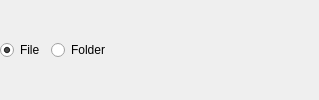
<?xml version="1.0" encoding="UTF-8"?>
<ui version="4.0">
 <class>FileOrFolder</class>
 <widget class="QWidget" name="FileOrFolder">
  <property name="windowTitle">
   <string notr="true"/>
  </property>
  <layout class="QHBoxLayout" name="horizontalLayout">
   <property name="margin">
    <number>0</number>
   </property>
   <item>
    <widget class="QRadioButton" name="isFile">
     <property name="text">
      <string>File</string>
     </property>
     <property name="checked">
      <bool>true</bool>
     </property>
    </widget>
   </item>
   <item>
    <widget class="QRadioButton" name="isFolder">
     <property name="text">
      <string>Folder</string>
     </property>
    </widget>
   </item>
   <item>
    <spacer name="horizontalSpacer">
     <property name="orientation">
      <enum>Qt::Horizontal</enum>
     </property>
     <property name="sizeHint" stdset="0">
      <size>
       <width>209</width>
       <height>20</height>
      </size>
     </property>
    </spacer>
   </item>
  </layout>
 </widget>
 <resources/>
 <connections/>
</ui>
